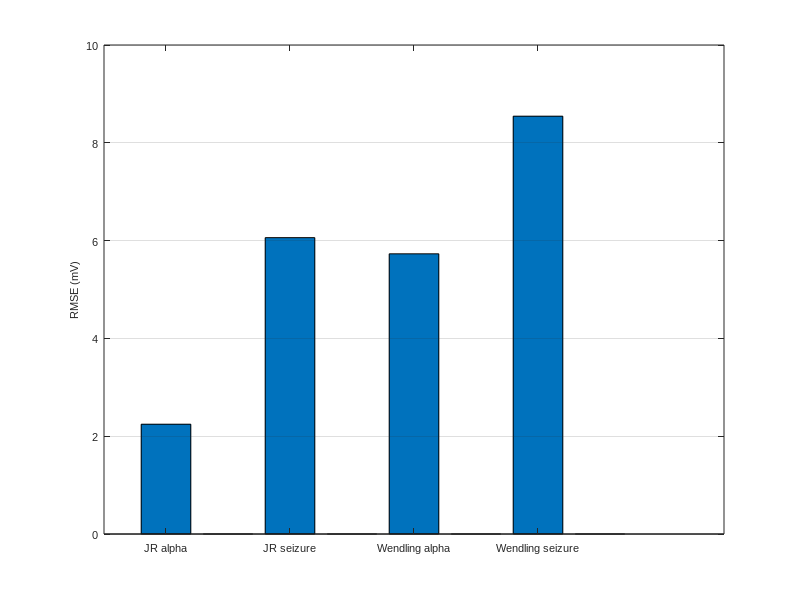

Recreate this plot in MATLAB.


FS = 8;             % fontsize - point
FS_Panel_Label = 12;

font = 'arial';
fig_width = 17;  % cm
fig_height = 7;  % cm

LW = 0.5;         % linewidth

fig_filename = '/Users/kelvin/Dropbox/CRLBNeuro/manuscript/figures/pdf/AlphaSeizureBar.pdf';
figure('units','centimeters','papersize',[fig_height fig_width],'filename',fig_filename,'position',[2 2 fig_width fig_height]);

load crb_seizure_results.mat

%%
crbBar = [];
for iModel=[1 3 2 4]
    crbBar = [crbBar; sum(sqrt(crbModels{iModel})); nan];
end

b1=bar(crbBar(:)','BaseValue',1e-6); hold on;
% set(gca,'YScale','log','YGrid','on')
set(gca,'YScale','linear','YGrid','on')
% xlim([0 20])

ch1 = get(b1,'children');
% cind = [1;1;1;1;2;2;2;2;2;2;3;3;3;3;4;4;4;4;4;4];
cind = [1 1 2 2 3 3 4 4]';
set(ch1,'FaceVertexCData',cind)
cmap = [0.7556 0.8196 0.4769; 0.6590 0.4332 0.2696; 0.2245 0.3898 0.5888; 0.1831 0.9336 0.5528];
% cmap = rand(4,3);
colormap(cmap);

laby=ylabel('RMSE (mV)');
% set(gca,'XTick',[2 6 11 16],'XTickLabel',{'JR alpha','JR seizure','Wendling alpha','Wendling seizure'})
set(gca,'XTick',[1 3 5 7],'XTickLabel',{'JR alpha','JR seizure','Wendling alpha','Wendling seizure'})
% ylim([1e-6 1e3])
ylim([0 10])

set([gca laby],'fontsize',FS,'fontname',font)

return
%%
export_fig(fig_filename)